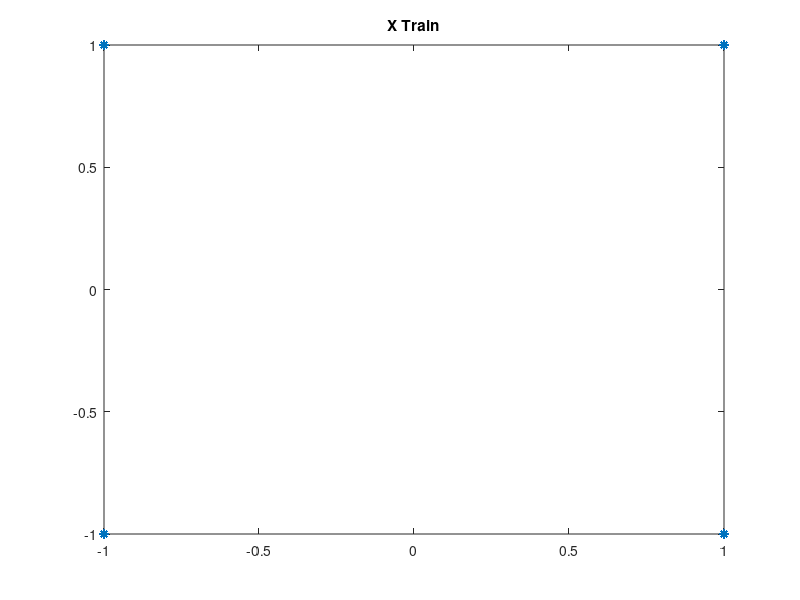
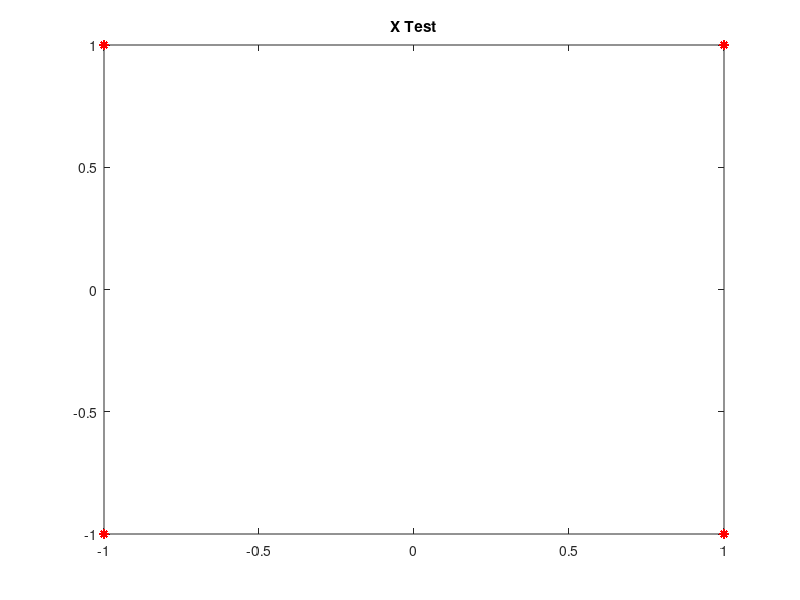
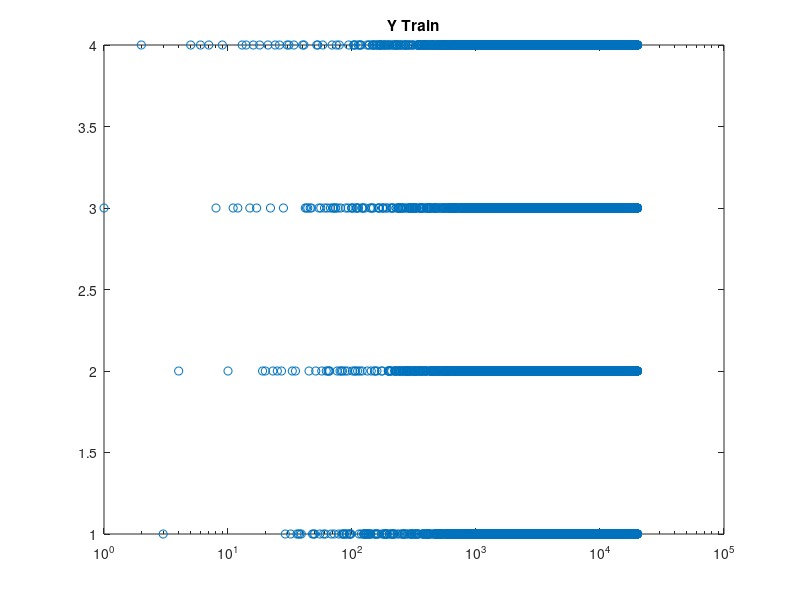

Here is the MATLAB script that generated these plots, in order: (Note: a time limit stopped this script after it produced the figures.)
clear variables
close all
clc

% Modulation Parameters
Q = 2; 
M = 2^Q; % 16QAM modulation
Es = 10;  % Average symbol energy

% Noise Parameters
EbN0_dB = 1:1:15; % SNR per bit (dB)
EsN0_dB = EbN0_dB + 10*log10(Q); % SNR per symbol (dB)
N0 = (Es/10).^(EsN0_dB/10);

N_train=20000;
N_test=1000000;

Y_train=randi(2^Q,1,N_train)';
Y_test=randi(2^Q,1,N_test)';

Xt_train=dec2bin(Y_train-1);
Xr_train=2*bin2dec(Xt_train(:,1:Q/2))-2^(Q/2)+1;
Xi_train=2*bin2dec(Xt_train(:,Q/2+1:end))-2^(Q/2)+1;
X_train=Xr_train+j*Xi_train;
X_train_Size = size(X_train);

Xt_test=dec2bin(Y_test-1);
Xr_test=2*bin2dec(Xt_test(:,1:Q/2))-2^(Q/2)+1;
Xi_test=2*bin2dec(Xt_test(:,Q/2+1:end))-2^(Q/2)+1;
X_test=Xr_test+j*Xi_test;
X_test_Size = size(Y_test);


TRAIN=[X_train,Y_train];
TEST=[X_test,Y_test];

save('TRAIN_fedrec_2.mat', 'TRAIN')
save('TEST_fedrec_2.mat', 'TEST')

Es = (X_train'*X_train)/N_train;
Eb = Es/Q;

figure
plot(X_train,'*')
title('X Train')

figure
plot(X_test,'* r')
title('X Test')

figure
semilogx(Y_train,'o')
title('Y Train')

figure
semilogx(Y_test,'o r')
title('y Test')
